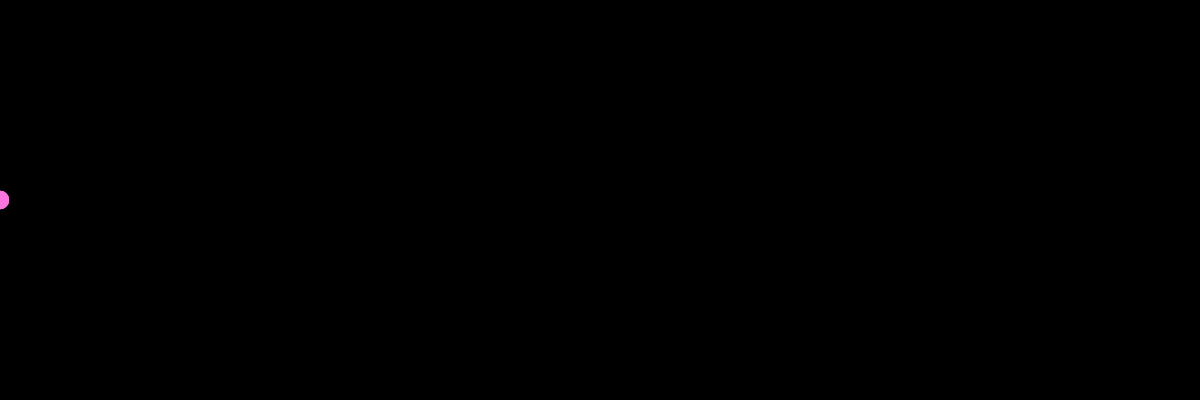
Frame 1 (no input)
Frame 60 (no input): identical to frame 1, image omitted
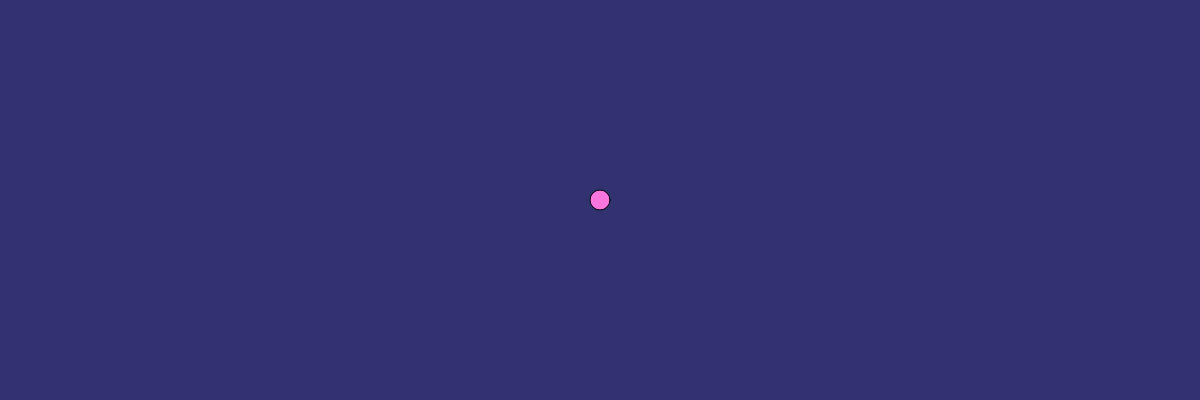
Frame 120 (the mouse pressed at the canvas centre since frame 60)

The p5.js sketch that drew these frames (run headless with seeded random() and noise() and a simulated clock; from frame 60 on, the mouse is pressed at the canvas centre):

// p5.js sketch
// ── sketch.js

var r = 0;
var g = 50;
var b = 255;


// INITIALIZE ALL YOUR VARIABLES
// Ideally you would create 3 variables. red blue green or r, g, b


function setup(){

  createCanvas(1200,400);

}


function draw(){
  r = map(mouseX,0,600,0,50);
  g = map(mouseX,600,1200,50,255);
  b = map(mouseX,1200,0,225,0);
  
  background(r,g,b);

  // change the value of Red based on the mouse movement about the X axis
  // change the value of Green based on the mouse movement about the X axis
  // change the value of Blue based on the mouse movement about the X axis

  // Use the map() function to do so. 

  // Pass the values to the background() function you have learnt previously.

  // Create an ellipse that will move around with you mouse about the X axis.
  // Remember to fill the canvas with white paint before creating the ellipse.
  fill(250,118,222);
  ellipse(mouseX,200,20,20);
  
}
